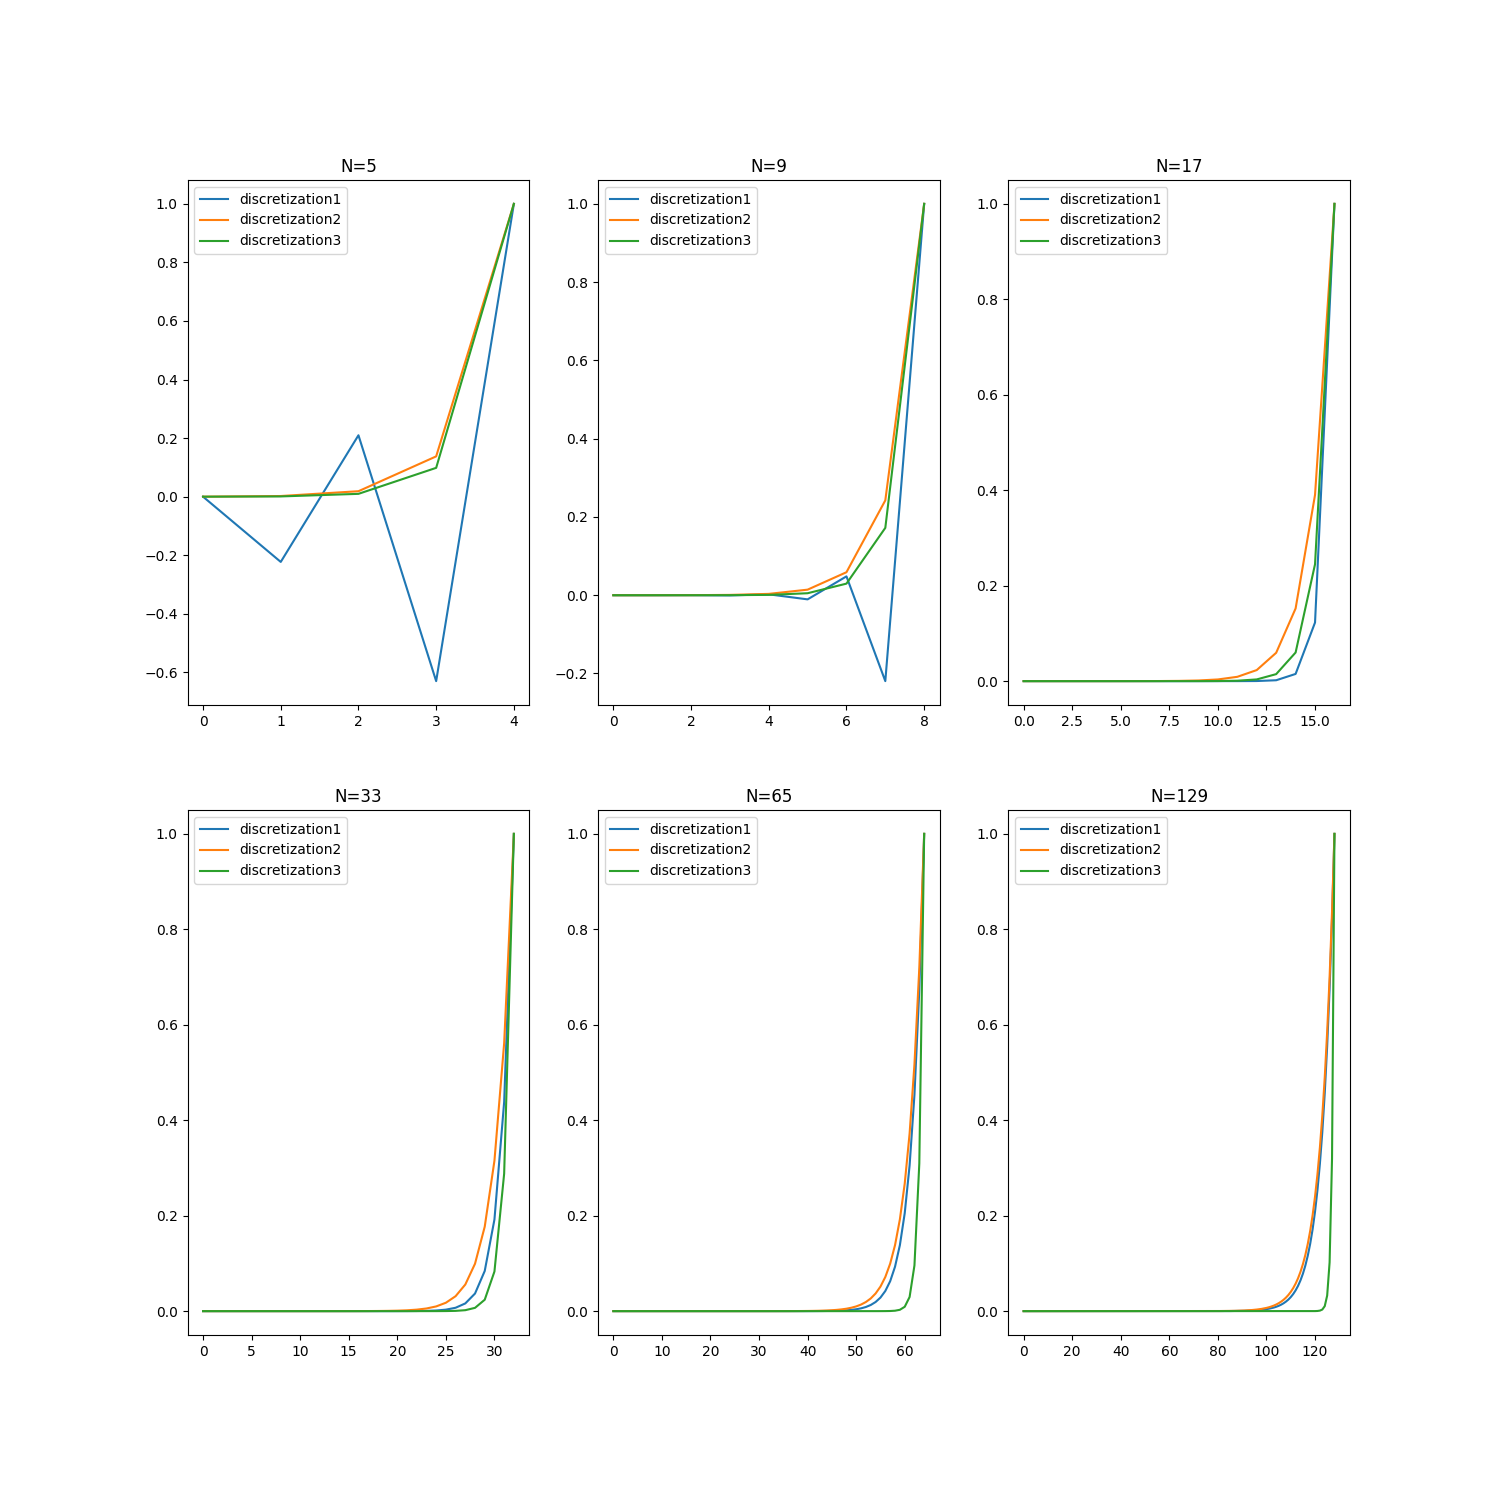

Reproduce this figure in Python.
import numpy as np
import matplotlib.pyplot as plt
import discretizations as disc

# Task 4.2

### (a)
def analytical_solution(x, Pe):
    return (np.exp(Pe * x) - 1) / (np.exp(Pe) - 1)

m = np.linspace(2, 7, 6)
dx_vec = 1 / 2**m
Pe = 25
N_vec = (1 / dx_vec).astype(int) + 1
res1 = []
res2 = []
res3 = []
L2norm_1 = []
L2norm_2 = []
L2norm_3 = []

for i in range(len(N_vec)):
    N = N_vec[i]
    dx = dx_vec[i]
    x = np.linspace(0, 1, N)
    u = analytical_solution(x, Pe)

    A, b = disc.discretization1(N, dx, Pe)
    res = np.linalg.solve(A, b)
    res1.append(res)
    L2norm_1.append(np.linalg.norm(res - u))

    A, b = disc.discretization2(N, dx, Pe)
    res = np.linalg.solve(A, b)
    res2.append(res)
    L2norm_2.append(np.linalg.norm(res - u))

    A, b = disc.discretization3(N, dx, Pe)
    res = np.linalg.solve(A, b)
    res3.append(res)
    L2norm_3.append(np.linalg.norm(res - u))


fig, axs = plt.subplots(len(N_vec)//3, 3, figsize=(15, 15))
for i in range(len(N_vec)):
    ax = axs[i//3, i%3]
    ax.plot(res1[i], label='discretization1')
    ax.plot(res2[i], label='discretization2')
    ax.plot(res3[i], label='discretization3')
    ax.set_title(f'N={N_vec[i]}')
    ax.legend()
plt.savefig('task2.png')

plt.figure()
plt.loglog(dx_vec, L2norm_1, label='discretization1')
plt.loglog(dx_vec, L2norm_2, label='discretization2')
plt.loglog(dx_vec, L2norm_3, label='discretization3')
plt.xlabel('N')
plt.ylabel('L2 norm')
plt.legend()
plt.savefig('task2_L2norm.png')



### (b)
Pe_values = [25, 50, 100, 120, 125, 128, 130, 135, 150, 200, 400]
dx = 1/64
N = int(1/dx) + 1
x = np.linspace(0, 1, N)

fig, axs = plt.subplots(3, 3, figsize=(15, 15))

for i, Pe in enumerate([25, 50, 100]):
    u = analytical_solution(x, Pe)
    
    A, b = disc.discretization1(N, dx, Pe)
    res1 = np.linalg.solve(A, b)
    
    A, b = disc.discretization2(N, dx, Pe)
    res2 = np.linalg.solve(A, b)
    
    A, b = disc.discretization3(N, dx, Pe)
    res3 = np.linalg.solve(A, b)
    
    axs[0, i].plot(x, res1, label='discretization1')
    axs[0, i].plot(x, res2, label='discretization2')
    axs[0, i].plot(x, res3, label='discretization3')
    axs[0, i].set_title(f'Pe={Pe}')
    axs[0, i].legend()

for i, Pe in enumerate([120, 125, 128, 130, 135]):
    u = analytical_solution(x, Pe)
    
    A, b = disc.discretization1(N, dx, Pe)
    res1 = np.linalg.solve(A, b)
    
    A, b = disc.discretization2(N, dx, Pe)
    res2 = np.linalg.solve(A, b)
    
    A, b = disc.discretization3(N, dx, Pe)
    res3 = np.linalg.solve(A, b)
    
    axs[1, i % 3].plot(x, res1, label='discretization1')
    axs[1, i % 3].plot(x, res2, label='discretization2')
    axs[1, i % 3].plot(x, res3, label='discretization3')
    axs[1, i % 3].set_title(f'Pe={Pe}')
    axs[1, i % 3].legend()

for i, Pe in enumerate([150, 200, 400]):
    u = analytical_solution(x, Pe)
    
    A, b = disc.discretization1(N, dx, Pe)
    res1 = np.linalg.solve(A, b)
    
    A, b = disc.discretization2(N, dx, Pe)
    res2 = np.linalg.solve(A, b)
    
    A, b = disc.discretization3(N, dx, Pe)
    res3 = np.linalg.solve(A, b)
    
    axs[2, i].plot(x, res1, label='discretization1')
    axs[2, i].plot(x, res2, label='discretization2')
    axs[2, i].plot(x, res3, label='discretization3')
    axs[2, i].set_title(f'Pe={Pe}')
    axs[2, i].legend()

plt.tight_layout()
plt.savefig('task2_fixed_dx.png')
fig, axs = plt.subplots(3, 3, figsize=(15, 15))

for i, Pe in enumerate([25, 50, 100]):
    u = analytical_solution(x, Pe)
    
    A, b = disc.discretization1(N, dx, Pe)
    res1 = np.linalg.solve(A, b)
    axs[0, 0].plot(x, res1, label=f'Pe={Pe}')
    axs[0, 0].set_title('discretization1')
    axs[0, 0].legend()

    A, b = disc.discretization2(N, dx, Pe)
    res2 = np.linalg.solve(A, b)
    axs[1, 0].plot(x, res2, label=f'Pe={Pe}')
    axs[1, 0].set_title('discretization2')
    axs[1, 0].legend()

    A, b = disc.discretization3(N, dx, Pe)
    res3 = np.linalg.solve(A, b)
    axs[2, 0].plot(x, res3, label=f'Pe={Pe}')
    axs[2, 0].set_title('discretization3')
    axs[2, 0].legend()

for i, Pe in enumerate([120, 125, 128, 130, 135]):
    u = analytical_solution(x, Pe)
    
    A, b = disc.discretization1(N, dx, Pe)
    res1 = np.linalg.solve(A, b)
    axs[0, 1].plot(x, res1, label=f'Pe={Pe}')
    axs[0, 1].set_title('discretization1')
    axs[0, 1].legend()

    A, b = disc.discretization2(N, dx, Pe)
    res2 = np.linalg.solve(A, b)
    axs[1, 1].plot(x, res2, label=f'Pe={Pe}')
    axs[1, 1].set_title('discretization2')
    axs[1, 1].legend()

    A, b = disc.discretization3(N, dx, Pe)
    res3 = np.linalg.solve(A, b)
    axs[2, 1].plot(x, res3, label=f'Pe={Pe}')
    axs[2, 1].set_title('discretization3')
    axs[2, 1].legend()

for i, Pe in enumerate([150, 200, 400]):
    u = analytical_solution(x, Pe)
    
    A, b = disc.discretization1(N, dx, Pe)
    res1 = np.linalg.solve(A, b)
    axs[0, 2].plot(x, res1, label=f'Pe={Pe}')
    axs[0, 2].set_title('discretization1')
    axs[0, 2].legend()

    A, b = disc.discretization2(N, dx, Pe)
    res2 = np.linalg.solve(A, b)
    axs[1, 2].plot(x, res2, label=f'Pe={Pe}')
    axs[1, 2].set_title('discretization2')
    axs[1, 2].legend()

    A, b = disc.discretization3(N, dx, Pe)
    res3 = np.linalg.solve(A, b)
    axs[2, 2].plot(x, res3, label=f'Pe={Pe}')
    axs[2, 2].set_title('discretization3')
    axs[2, 2].legend()

plt.tight_layout()
plt.savefig('task2_fixed_dx.png')


